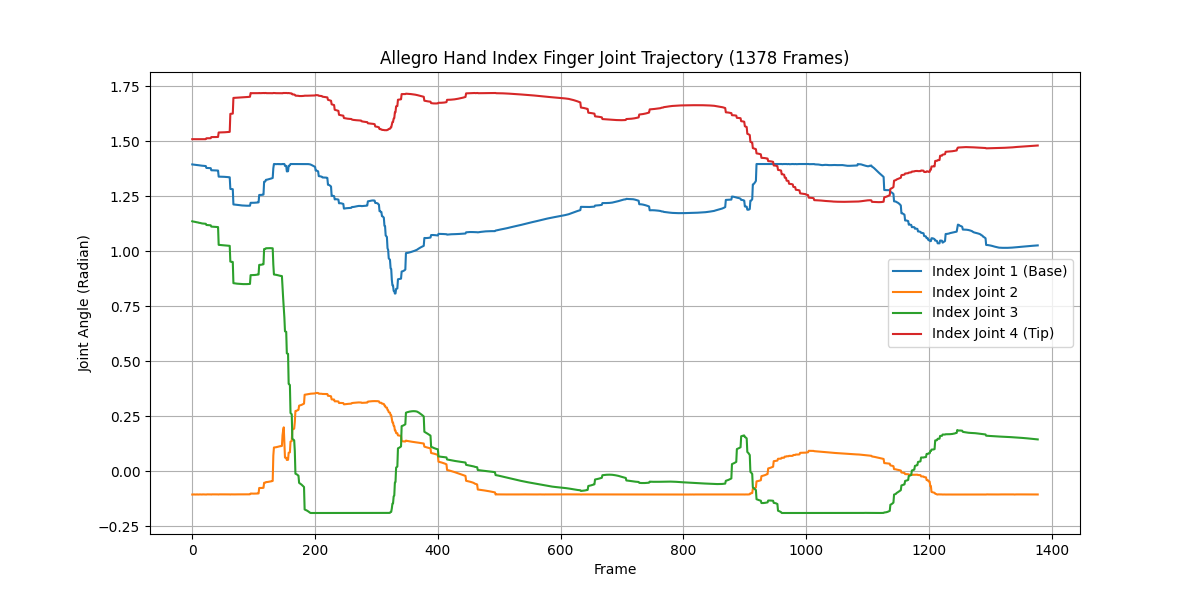

Python code for this plot:
import numpy as np
import matplotlib.pyplot as plt

# 1. 저장된 궤적 데이터 불러오기
trajectory = np.load("allegro_trajectory_s1_apple_eat_1.npy")
frames = trajectory.shape[0]

# 2. 로봇 손가락 16개 각도만 추출 (앞의 6개는 손목 이동/회전이므로 제외)
joint_angles = trajectory[:, 6:22]

# 3. 그래프 그리기 (4개의 손가락 중 대표로 검지손가락 4개 모터만 확인)
# Allegro Hand 검지(Index) 인덱스: 4, 5, 6, 7번 모터
plt.figure(figsize=(12, 6))
plt.plot(range(frames), joint_angles[:, 4], label="Index Joint 1 (Base)")
plt.plot(range(frames), joint_angles[:, 5], label="Index Joint 2")
plt.plot(range(frames), joint_angles[:, 6], label="Index Joint 3")
plt.plot(range(frames), joint_angles[:, 7], label="Index Joint 4 (Tip)")

plt.title("Allegro Hand Index Finger Joint Trajectory (1378 Frames)")
plt.xlabel("Frame")
plt.ylabel("Joint Angle (Radian)")
plt.legend()
plt.grid(True)
plt.show()
